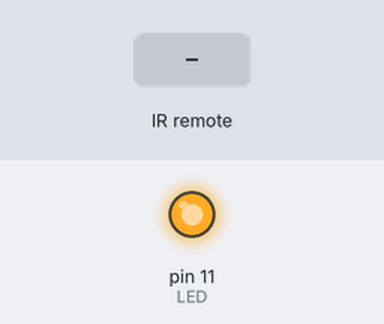
Simulated run of this program. Board: Arduino Nano, built with avr-gcc and run on an emulated ATmega328P. Parts: output pins drawn as LEDs (lit = HIGH). The inputs (shaded band) are chosen by the test bench. What the program prints to the serial monitor is not drawn.

Above: at 1.2 s.
1.3 s: infrared code 0xAA70B2 received
At 2.3 s:
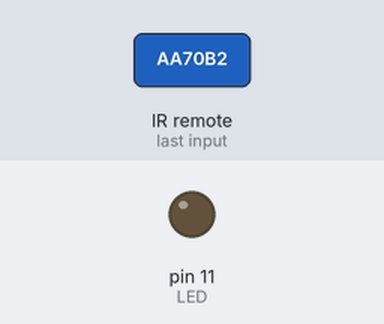
2.8 s: infrared code 0xFF5F71 received
At 3.4 s:
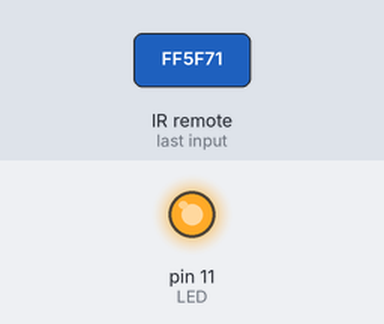
4.3 s: infrared code 0xFF5F72 received
At 5.7 s:
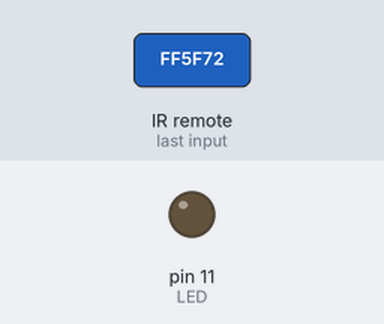
Timing chart, 0 to 7.3 s (numbered marks = the images above; inputs shaded):
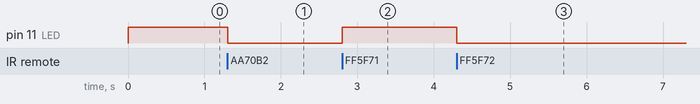

The program:

main.cpp
```cpp
#include <RCSwitch.h>
RCSwitch mySwitch = RCSwitch();
int LED = 11;

void setup()
{
  Serial.begin(9600);
  mySwitch.enableReceive(0); // Receiver on interrupt 0 => that is pin #2
  pinMode(LED, OUTPUT);
  digitalWrite(LED, HIGH);
}

void loop()
{

  if (mySwitch.available())
  {

    int value = mySwitch.getReceivedValue();
    Serial.println(value);
    if (value == 0)
    {
      Serial.print("Unknown encoding");
    }
    else
    {

      Serial.print("Received ");
      Serial.print(mySwitch.getReceivedValue());
      Serial.print(" / ");
      Serial.print(mySwitch.getReceivedBitlength());
      Serial.print("bit ");
      Serial.print("Protocol: ");
      Serial.println(mySwitch.getReceivedProtocol());
    }

    if (mySwitch.getReceivedValue() == 16736113)
    {
      Serial.write("LOCK Button pressed");
      digitalWrite(LED, HIGH);
    }
    if (mySwitch.getReceivedValue() == 11169970)
    {
      Serial.write("UNLOCK Button pressed");
      digitalWrite(LED, LOW);
    }
    if (mySwitch.getReceivedValue() == 16736114)
    {
      Serial.write("HORN Button pressed");
      digitalWrite(LED, LOW);
    }
    if (mySwitch.getReceivedValue() == 16736120)
    {
      Serial.write("OPEN TANK Button pressed");
      digitalWrite(LED, LOW);
    }


    mySwitch.resetAvailable();
  }
}
```

Measured:
- after the input at 1.3 s, pin 11 (LED): HIGH → LOW at once
- after the input at 2.8 s, pin 11 (LED): LOW → HIGH at once
- after the input at 4.3 s, pin 11 (LED): HIGH → LOW at once
